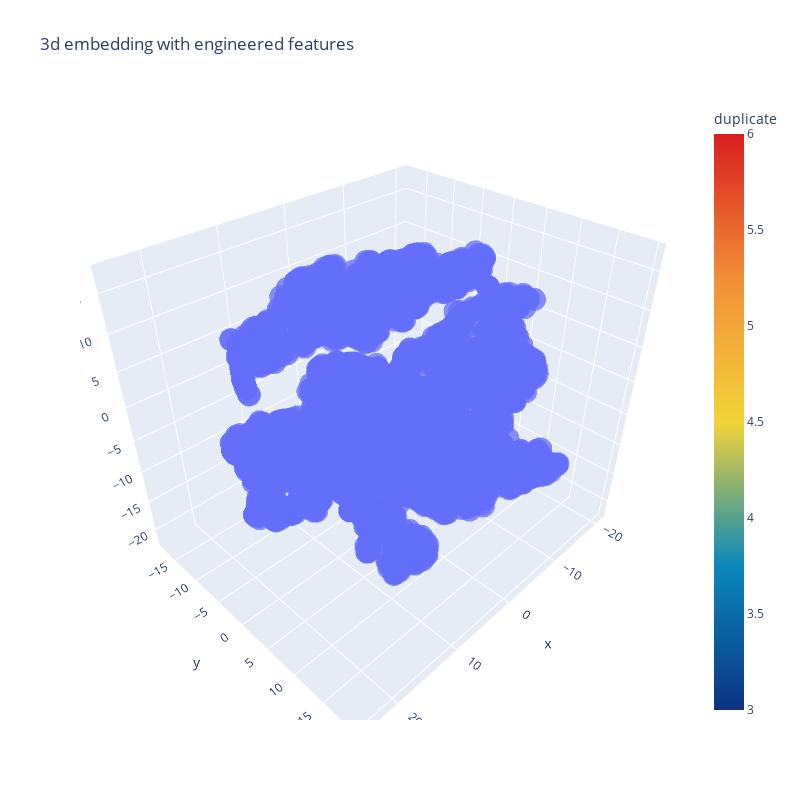

Source (notebook cell):
### Code cell
data=[trace1]
layout=dict(height=800,width=800,title='3d embedding with engineered features')
fig=dict(data=data,layout=layout)
py.iplot(fig,filename='3DBubble')

### Figure 1 — Plotly figure (JSON) as saved in the notebook; plotly's stock layout.template omitted (floating-point values rounded to 4 significant figures; data arrays with more than 128 entries replaced by an {"elided": "..."} marker saying what was removed)
{"data": [{"marker": {"colorbar": {"title": {"text": "duplicate"}}, "colorscale": [[0, "rgb(12,51,131)"], [0.25, "rgb(10,136,186)"], [0.5, "rgb(242,211,56)"], [0.75, "rgb(242,143,56)"], [1, "rgb(217,30,30)"]], "line": {"color": "rgb(220,225,225)"}, "opacity": 0.75, "sizemode": "diameter"}, "mode": "markers", "type": "scatter3d", "x": {"elided": "5000 float values"}, "y": {"elided": "5000 float values"}, "z": {"elided": "5000 float values"}}], "layout": {"height": 800, "title": {"text": "3d embedding with engineered features"}, "width": 800}}
